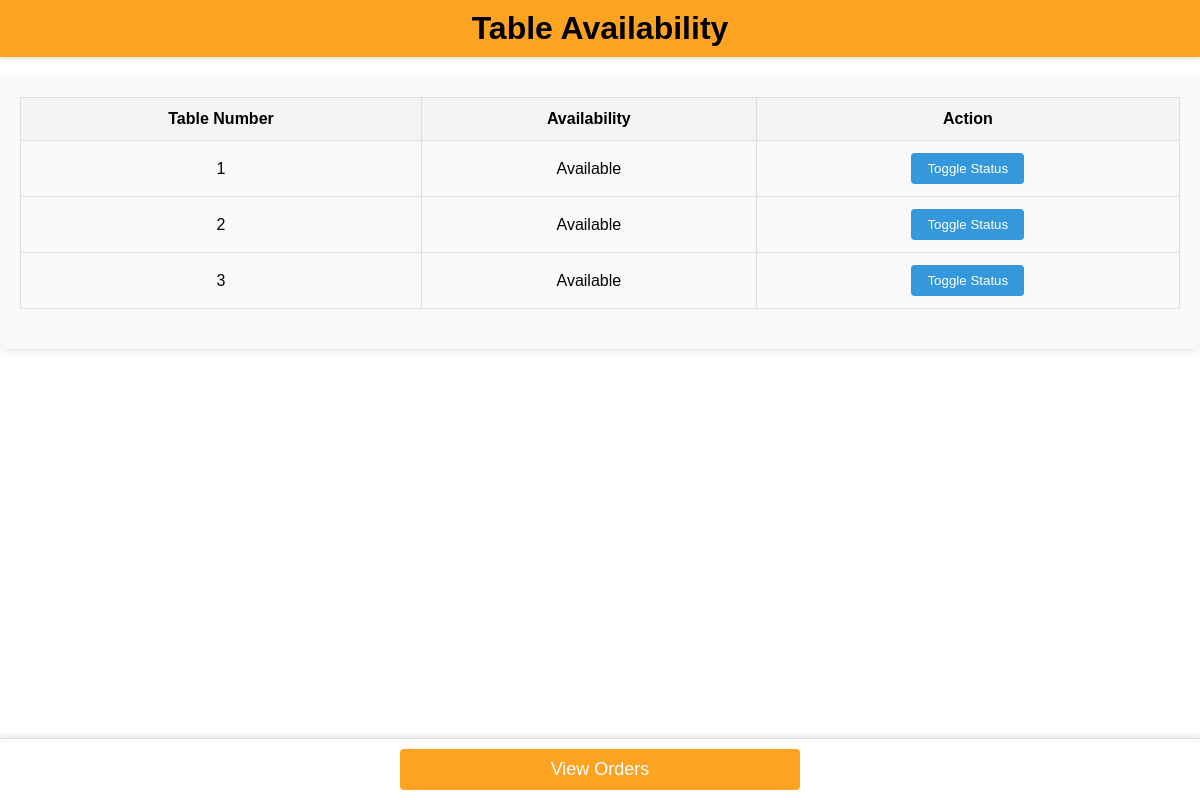
Before: /counter/tables/ with the older database file.
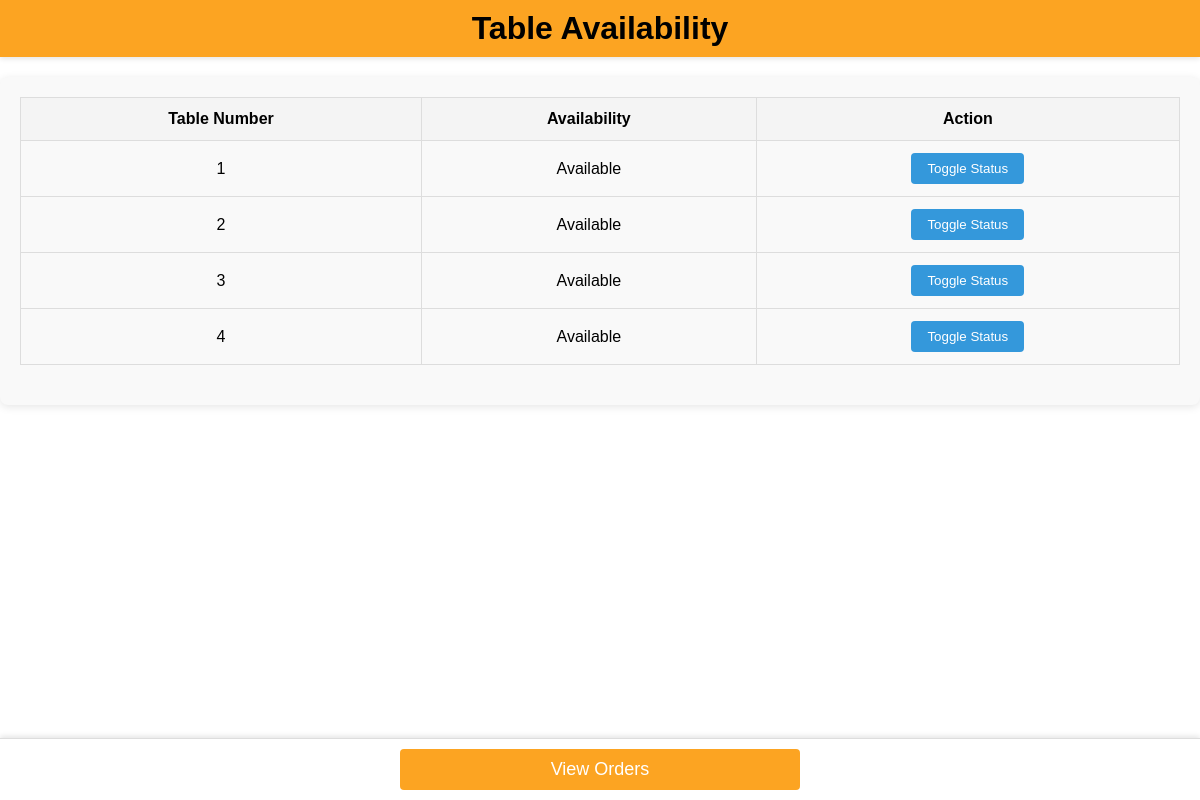
After: the same page with the newer database file.
### order/models.py (models this page shows, shortened)
class Table(models.Model):
    table_number = models.PositiveIntegerField(unique=True)
    availability = models.BooleanField(default=True)
    qr_code = models.ImageField(upload_to='qrcodes/', blank=True, null=True, help_text='create a qr code everytime a table is saved!')

### counter/views.py (the view)
# urls.py: path('tables/', views.table_availability, name='table_availability'),
def table_availability(request):
    tables = Table.objects.all().order_by('table_number')
    context = {'tables': tables}
    return render(request, 'counter/table_availability.html', context)

### counter/templates/counter/table_availability.html (shortened to what this page needs)
<!DOCTYPE html>
<html lang="en">
<head>
    {% load static %}
    <link rel="stylesheet" href="{% static 'counter/styles.css' %}">
</head>
<body class="table-availability-page">
    <h1>Table Availability</h1>
    <div class="table-container">
        <table>
            <thead>
                <tr>
                    <th>Table Number</th>
                    <th>Availability</th>
                    <th>Action</th>
                </tr>
            </thead>
            <tbody>
                {% for table in tables %}
                    <tr id="table-row-{{ table.id }}">
                        <td>{{ table.table_number }}</td>
                        <td class="availability-status">{{ table.availability|yesno:"Available,Occupied" }}</td>
                        <td>
                            <button class="toggle-status" data-table-id="{{ table.id }}">
                                Toggle Status
                            </button>
                        </td>
                    </tr>
                {% endfor %}
            </tbody>
        </table>
    </div>
    <div class="navigation-links">
        <a href="{% url 'counter:order_management' %}" class="btn nav-btn">View Orders</a>
    </div>
</body>
</html>

Changed rows visible on the page:
added Table: table_number "4", availability "Available"
